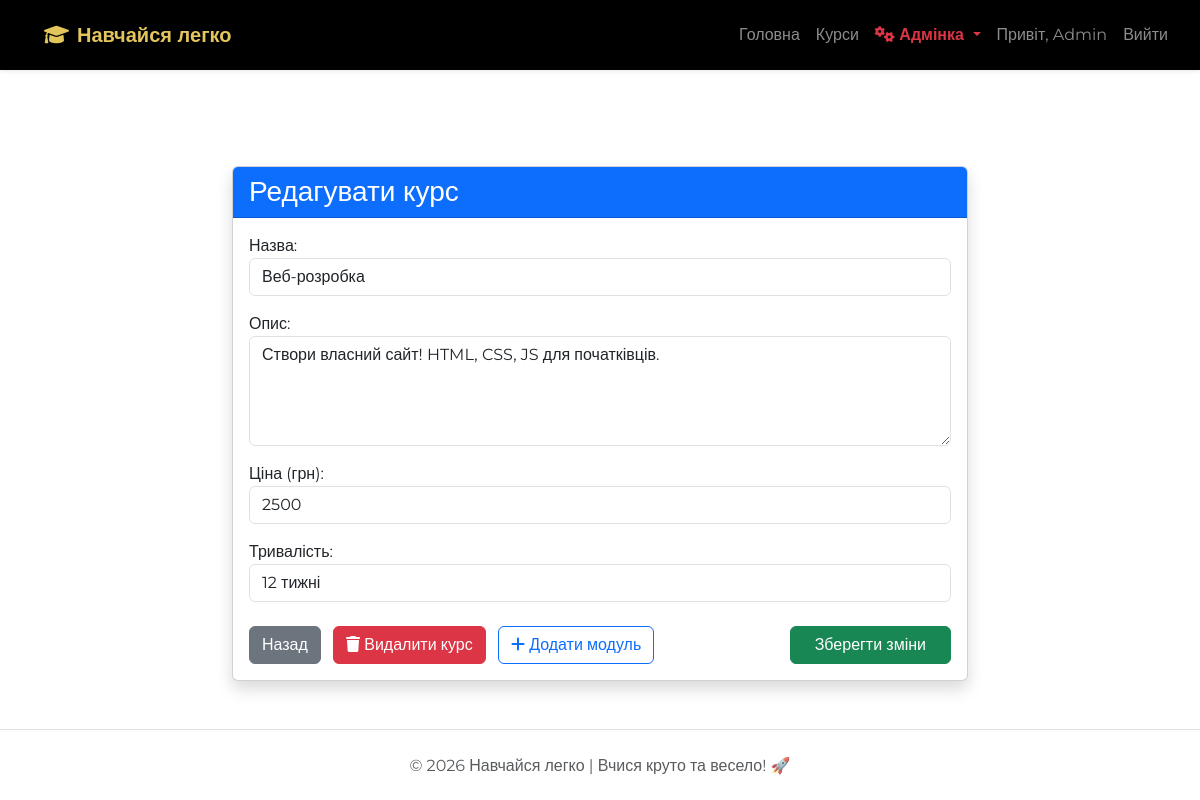
The app's page /course/1/edit/ (signed in) with its own data.
### core/models.py (models this page shows, shortened)
class CustomUser(AbstractUser):
    ROLE_CHOICES = (
        ('student', 'Студент'),
        ('teacher', 'Викладач'),
        ('admin','Адміністратор'),
    )
    role = models.CharField(max_length=10, choices=ROLE_CHOICES, default='student', verbose_name="Роль")

class Course(models.Model):
    title = models.CharField(max_length=200, verbose_name="Назва")
    description = models.TextField(verbose_name="Опис")
    price = models.IntegerField(default=0, verbose_name="Ціна (грн)")
    duration = models.CharField(max_length=50, default="4 тижні", verbose_name="Тривалість")
    author = models.ForeignKey(settings.AUTH_USER_MODEL, on_delete=models.CASCADE)

### core/views.py (the view)
# urls.py: path('course/<int:pk>/edit/', views.CourseUpdateView.as_view(), name='course_edit'),
class CourseUpdateView(LoginRequiredMixin, AdminOnlyRequiredMixin, UpdateView):
    model = Course
    form_class = CourseForm
    template_name = 'course_form.html'
    success_url = reverse_lazy('courses_list')

### core/forms.py
class CourseForm(forms.ModelForm):
    class Meta:
        model = Course
        fields = ['title', 'description', 'price', 'duration']
        widgets = {
            'title': forms.TextInput(attrs={'class': 'form-control', 'placeholder': 'Назва курсу'}),
            'description': forms.Textarea(attrs={'class': 'form-control', 'rows': 4}),
            'price': forms.NumberInput(attrs={'class': 'form-control'}),
            'duration': forms.TextInput(attrs={'class': 'form-control', 'placeholder': 'Наприклад: 4 тижні'}),
        }

### core/views.py (called while the page is built)
    def test_func(self):
        if not self.request.user.is_authenticated:
            return False
        is_admin_role = (self.request.user.role.lower() == 'admin')
        return is_admin_role or self.request.user.is_superuser

### templates/course_form.html (shortened to what this page needs)
{% extends 'base.html' %}
{% block content %}
<div class="container mt-5 py-5">
    <div class="row justify-content-center">
        <div class="col-md-8">
            <div class="card shadow">
                <div class="card-header bg-primary text-white">
                    <h3 class="mb-0">
                        {% if object %}Редагувати курс{% else %}Створити новий курс{% endif %}
                    </h3>
                </div>
                <div class="card-body">
                    <form method="post" enctype="multipart/form-data">
                        {{ form.as_p }}
                        <div class="d-flex justify-content-between mt-4 align-items-center">
                            <div>
                                <a href="{% url 'courses_list' %}" class="btn btn-secondary">Назад</a>
                                {% if object %}
                                    <a href="{% url 'course_delete' object.id %}" class="btn btn-danger ms-2">
                                        <i class="fas fa-trash"></i> Видалити курс
                                    </a>
                                    <a href="{% url 'module_create' object.id %}" class="btn btn-outline-primary ms-2">
                                        <i class="fas fa-plus"></i> Додати модуль
                                    </a>
                                {% endif %}
                            </div>
                            <button type="submit" class="btn btn-success px-4">
                                {% if object %}Зберегти зміни{% else %}Створити курс{% endif %}
                            </button>
                        </div>
                    </form>
                </div>
            </div>
        </div>
    </div>
</div>
{% endblock %}

### templates/base.html (shortened to what this page needs)
{% load static %}
<!DOCTYPE html>
<html lang="uk">
<head>
    <link rel="stylesheet" href="https://cdnjs.cloudflare.com/ajax/libs/font-awesome/6.0.0/css/all.min.css">
    <link href="https://cdn.jsdelivr.net/npm/bootstrap@5.3.0/dist/css/bootstrap.min.css" rel="stylesheet">
    <link rel="stylesheet" href="{% static 'css/styles.css' %}">
</head>
<body>
    <nav class="navbar navbar-expand-lg navbar-dark shadow-sm" style="background-color: #000000;">
        <div class="container-fluid px-4">
            <a class="navbar-brand" href="{% url 'home' %}">
                <i class="fas fa-graduation-cap me-2"></i>Навчайся легко
            </a>
            <div class="collapse navbar-collapse" id="navbarNav">
                <ul class="navbar-nav ms-auto align-items-center">
                    <li class="nav-item"><a class="nav-link" href="{% url 'home' %}">Головна</a></li>
                    <li class="nav-item"><a class="nav-link" href="{% url 'courses_list' %}">Курси</a></li>
                    {% if user.is_authenticated %}
                        {% if user.role == 'admin' or user.is_superuser %}
                            <li class="nav-item dropdown">
                                <a class="nav-link dropdown-toggle text-danger fw-bold" href="#" id="adminDropdown" role="button" data-bs-toggle="dropdown" aria-expanded="false">
                                    <i class="fas fa-cogs"></i> Адмінка
                                </a>
                            </li>
                        {% endif %}
                        <li class="nav-item"><a class="nav-link" href="{% url 'profile' %}">Привіт, {{ user.username }}</a></li>
                        <li class="nav-item">
                            <form action="{% url 'logout' %}" method="post" class="d-inline">
                                <button type="submit" class="btn btn-link nav-link">Вийти</button>
                            </form>
                        </li>
                    {% else %}
                        <li class="nav-item"><a class="nav-link" href="{% url 'login' %}">Вхід</a></li>
                        <li class="nav-item"><a class="btn btn-primary ms-2" href="{% url 'register' %}">Реєстрація</a></li>
                    {% endif %}
                </ul>
            </div>
        </div>
    </nav>
    <main>
        {% block content %}
        {% endblock %}
    </main>
    <footer class="bg-white py-4 mt-auto border-top">
        <div class="container text-center">
            <p class="text-muted mb-0">© 2026 Навчайся легко | Вчися круто та весело! 🚀</p>
        </div>
    </footer>
</body>
</html>

### static/css/styles.css (style rules this page uses)
:root { --primary-color: #e3c65b; --primary-dark: #d4a373; --white: #ffffff; --bg-light: #f4f7f6; --sidebar-width: 320px; --navbar-height: 70px; --shadow: 0 4px 12px rgba(0, 0, 0, 0.1); }
body { font-family: 'Montserrat', sans-serif; margin: 0; padding-top: var(--navbar-height); background-color: var(--white); overflow-x: hidden; }
.navbar { position: fixed !important; top: 0; width: 100%; height: var(--navbar-height); background-color: #000; z-index: 2000; display: flex; align-items: center; }
.navbar-brand { color: var(--primary-color) !important; font-weight: 700; padding-left: 20px; text-decoration: none; }

### records on screen
CustomUser: username "Admin"
Course: title "Веб-розробка", description "Створи власний сайт! HTML, CSS, JS для початківців.", price "2500", duration "12 тижні"
